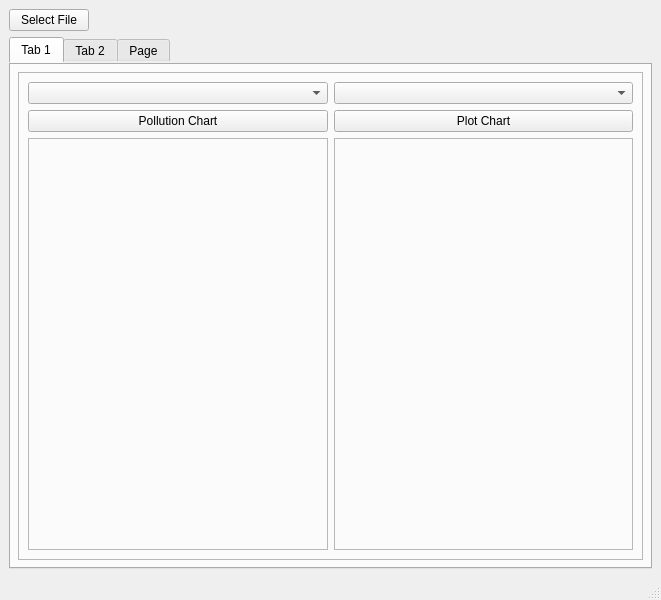
<?xml version="1.0" encoding="UTF-8"?>
<ui version="4.0">
 <class>MainWindow</class>
 <widget class="QMainWindow" name="MainWindow">
  <property name="geometry">
   <rect>
    <x>0</x>
    <y>0</y>
    <width>661</width>
    <height>600</height>
   </rect>
  </property>
  <property name="windowTitle">
   <string>MainWindow</string>
  </property>
  <widget class="QWidget" name="centralwidget">
   <layout class="QVBoxLayout" name="verticalLayout_3">
    <item>
     <layout class="QHBoxLayout" name="horizontalLayout_6">
      <item>
       <widget class="QPushButton" name="Select">
        <property name="text">
         <string>Select File</string>
        </property>
       </widget>
      </item>
      <item>
       <widget class="QLabel" name="DataName">
        <property name="text">
         <string/>
        </property>
       </widget>
      </item>
      <item>
       <spacer name="horizontalSpacer">
        <property name="orientation">
         <enum>Qt::Horizontal</enum>
        </property>
        <property name="sizeHint" stdset="0">
         <size>
          <width>40</width>
          <height>20</height>
         </size>
        </property>
       </spacer>
      </item>
      <item>
       <layout class="QHBoxLayout" name="horizontalLayout_7"/>
      </item>
     </layout>
    </item>
    <item>
     <widget class="QTabWidget" name="tabWidget">
      <property name="styleSheet">
       <string notr="true">border-color: rgb(192, 28, 40);</string>
      </property>
      <property name="currentIndex">
       <number>0</number>
      </property>
      <widget class="QWidget" name="tab">
       <attribute name="title">
        <string>Tab 1</string>
       </attribute>
       <layout class="QHBoxLayout" name="horizontalLayout_2">
        <item>
         <layout class="QHBoxLayout" name="horizontalLayout">
          <item>
           <widget class="QFrame" name="mplwindow">
            <property name="frameShape">
             <enum>QFrame::StyledPanel</enum>
            </property>
            <property name="frameShadow">
             <enum>QFrame::Raised</enum>
            </property>
            <layout class="QVBoxLayout" name="verticalLayout_2">
             <item>
              <layout class="QHBoxLayout" name="horizontalLayout_4">
               <item>
                <layout class="QVBoxLayout" name="verticalLayout">
                 <item>
                  <widget class="QComboBox" name="choosePollutant1"/>
                 </item>
                 <item>
                  <widget class="QPushButton" name="pbPlot">
                   <property name="text">
                    <string>Pollution Chart</string>
                   </property>
                  </widget>
                 </item>
                 <item>
                  <widget class="QFrame" name="frame">
                   <property name="frameShape">
                    <enum>QFrame::StyledPanel</enum>
                   </property>
                   <property name="frameShadow">
                    <enum>QFrame::Raised</enum>
                   </property>
                   <layout class="QHBoxLayout" name="horizontalLayout_15">
                    <item>
                     <layout class="QVBoxLayout" name="verticalLayout_9"/>
                    </item>
                   </layout>
                  </widget>
                 </item>
                </layout>
               </item>
               <item>
                <layout class="QVBoxLayout" name="verticalLayout_8">
                 <item>
                  <widget class="QComboBox" name="cbYTab1"/>
                 </item>
                 <item>
                  <widget class="QPushButton" name="PlotTab1">
                   <property name="text">
                    <string>Plot Chart</string>
                   </property>
                  </widget>
                 </item>
                 <item>
                  <widget class="QFrame" name="frame_2">
                   <property name="frameShape">
                    <enum>QFrame::StyledPanel</enum>
                   </property>
                   <property name="frameShadow">
                    <enum>QFrame::Raised</enum>
                   </property>
                   <layout class="QHBoxLayout" name="horizontalLayout_5">
                    <item>
                     <layout class="QVBoxLayout" name="verticalLayout_7"/>
                    </item>
                   </layout>
                  </widget>
                 </item>
                </layout>
               </item>
              </layout>
             </item>
            </layout>
           </widget>
          </item>
         </layout>
        </item>
       </layout>
      </widget>
      <widget class="QWidget" name="tab_2">
       <attribute name="title">
        <string>Tab 2</string>
       </attribute>
       <layout class="QHBoxLayout" name="horizontalLayout_3">
        <item>
         <layout class="QHBoxLayout" name="horizontalLayout_10">
          <item>
           <layout class="QHBoxLayout" name="horizontalLayout_9">
            <item>
             <widget class="QGroupBox" name="groupBox_4">
              <property name="minimumSize">
               <size>
                <width>200</width>
                <height>0</height>
               </size>
              </property>
              <property name="maximumSize">
               <size>
                <width>200</width>
                <height>16777215</height>
               </size>
              </property>
              <property name="title">
               <string/>
              </property>
              <layout class="QGridLayout" name="gridLayout_3">
               <item row="2" column="0">
                <widget class="QLabel" name="YearTab2">
                 <property name="text">
                  <string>Year</string>
                 </property>
                </widget>
               </item>
               <item row="2" column="1">
                <widget class="QComboBox" name="cbYTab2"/>
               </item>
               <item row="1" column="0" colspan="2">
                <widget class="QListView" name="listView"/>
               </item>
               <item row="4" column="0" colspan="2">
                <widget class="QPushButton" name="pbPlot_2">
                 <property name="text">
                  <string>Plot</string>
                 </property>
                </widget>
               </item>
               <item row="3" column="1">
                <widget class="QComboBox" name="PollutTab2"/>
               </item>
               <item row="0" column="0" colspan="2">
                <widget class="QLabel" name="label_2">
                 <property name="text">
                  <string>Select Countries</string>
                 </property>
                </widget>
               </item>
               <item row="3" column="0">
                <widget class="QLabel" name="label_3">
                 <property name="text">
                  <string>Pollutant</string>
                 </property>
                </widget>
               </item>
              </layout>
             </widget>
            </item>
            <item>
             <widget class="QFrame" name="mplwindow_2">
              <property name="frameShape">
               <enum>QFrame::StyledPanel</enum>
              </property>
              <property name="frameShadow">
               <enum>QFrame::Raised</enum>
              </property>
              <layout class="QVBoxLayout" name="verticalLayout_13">
               <item>
                <layout class="QVBoxLayout" name="verticalLayout_14"/>
               </item>
              </layout>
             </widget>
            </item>
           </layout>
          </item>
         </layout>
        </item>
       </layout>
      </widget>
      <widget class="QWidget" name="tab_3">
       <attribute name="title">
        <string>Page</string>
       </attribute>
       <layout class="QHBoxLayout" name="horizontalLayout_14">
        <item>
         <layout class="QHBoxLayout" name="horizontalLayout_13">
          <item>
           <layout class="QHBoxLayout" name="horizontalLayout_11">
            <item>
             <widget class="QGroupBox" name="groupBox_5">
              <property name="minimumSize">
               <size>
                <width>200</width>
                <height>0</height>
               </size>
              </property>
              <property name="maximumSize">
               <size>
                <width>200</width>
                <height>16777215</height>
               </size>
              </property>
              <property name="title">
               <string/>
              </property>
              <layout class="QGridLayout" name="gridLayout_4">
               <item row="1" column="0">
                <widget class="QLabel" name="CountryTab3">
                 <property name="text">
                  <string>Country</string>
                 </property>
                </widget>
               </item>
               <item row="3" column="1">
                <spacer name="verticalSpacer_3">
                 <property name="orientation">
                  <enum>Qt::Vertical</enum>
                 </property>
                 <property name="sizeHint" stdset="0">
                  <size>
                   <width>20</width>
                   <height>463</height>
                  </size>
                 </property>
                </spacer>
               </item>
               <item row="1" column="1">
                <widget class="QComboBox" name="cbCountTab3"/>
               </item>
               <item row="2" column="0" colspan="2">
                <widget class="QPushButton" name="pbPlot_3">
                 <property name="text">
                  <string>Plot</string>
                 </property>
                </widget>
               </item>
               <item row="0" column="0" colspan="2">
                <widget class="QLabel" name="label">
                 <property name="text">
                  <string>Pollutants Rate</string>
                 </property>
                </widget>
               </item>
              </layout>
             </widget>
            </item>
            <item>
             <widget class="QFrame" name="mplwindow_3">
              <property name="frameShape">
               <enum>QFrame::StyledPanel</enum>
              </property>
              <property name="frameShadow">
               <enum>QFrame::Raised</enum>
              </property>
              <layout class="QVBoxLayout" name="verticalLayout_15">
               <item>
                <layout class="QVBoxLayout" name="verticalLayout_16"/>
               </item>
              </layout>
             </widget>
            </item>
           </layout>
          </item>
         </layout>
        </item>
       </layout>
      </widget>
     </widget>
    </item>
   </layout>
  </widget>
  <widget class="QMenuBar" name="menubar">
   <property name="geometry">
    <rect>
     <x>0</x>
     <y>0</y>
     <width>661</width>
     <height>22</height>
    </rect>
   </property>
  </widget>
  <widget class="QStatusBar" name="statusbar"/>
 </widget>
 <resources/>
 <connections/>
</ui>
